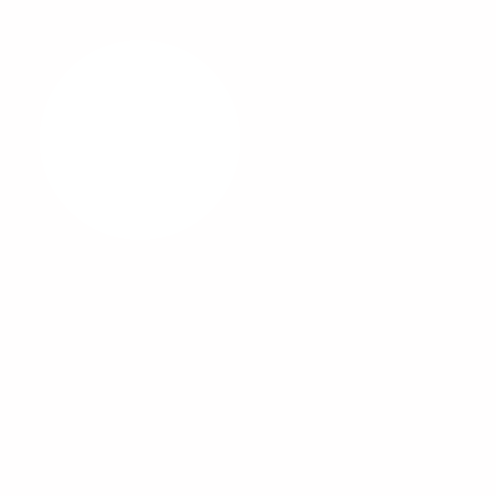
Frame 1 (no input)
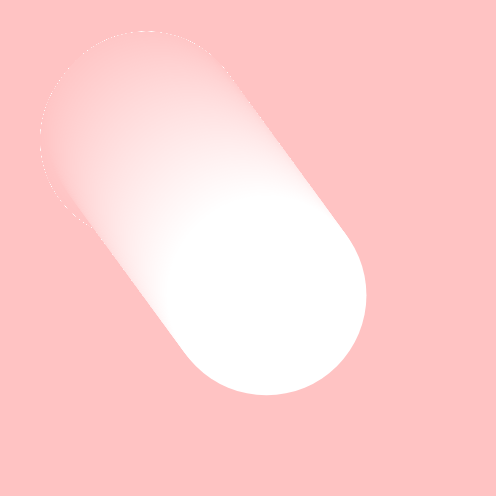
Frame 60 (no input)
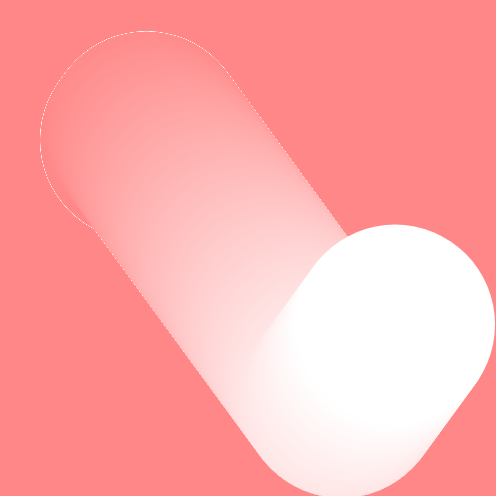
Frame 120 (the mouse pressed at the canvas centre since frame 60)

The p5.js sketch that drew these frames (run headless with seeded random() and noise() and a simulated clock; from frame 60 on, the mouse is pressed at the canvas centre):

// p5.js sketch
// ── sketch.js
function setup() {
  createCanvas(496, 496);
tab.push(new kulka(140,140,200))
noStroke()
}
let tab=[]
function draw() {
 background(170, 57, 57,0.6)
//fill(76,120,120,100)

for(i of tab){
  if(i.state)
  i.drawa()
}

}


function kulka(x,y,r){
this.x=x
this.y=y
this.vx=random(-5,5)
this.vy=random(-5,5)
this.r=r
this.state=true
this.drawa= function() {
  if(this.state){
ellipse(this.x,this.y,this.r)
this.x+=this.vx
this.y+=this.vy
if(this.x>width-this.r/2 || this.x<this.r/1.5){
  this.vx=-this.vx
}
if(this.y>height-this.r/2 || this.y<this.r/1.5){
  this.vy=-this.vy
}

  }
}


}
 

function mouseClicked(){

for(i of tab){
if(dist(i.x,i.y,mouseX,mouseY)<i.r && i.state){
  let q=new kulka(i.x,i.y,i.r/2)
  let w=new kulka(i.x,i.y,i.r/2)
  i.state=false
tab.push(q,w)
break
}



}


}
